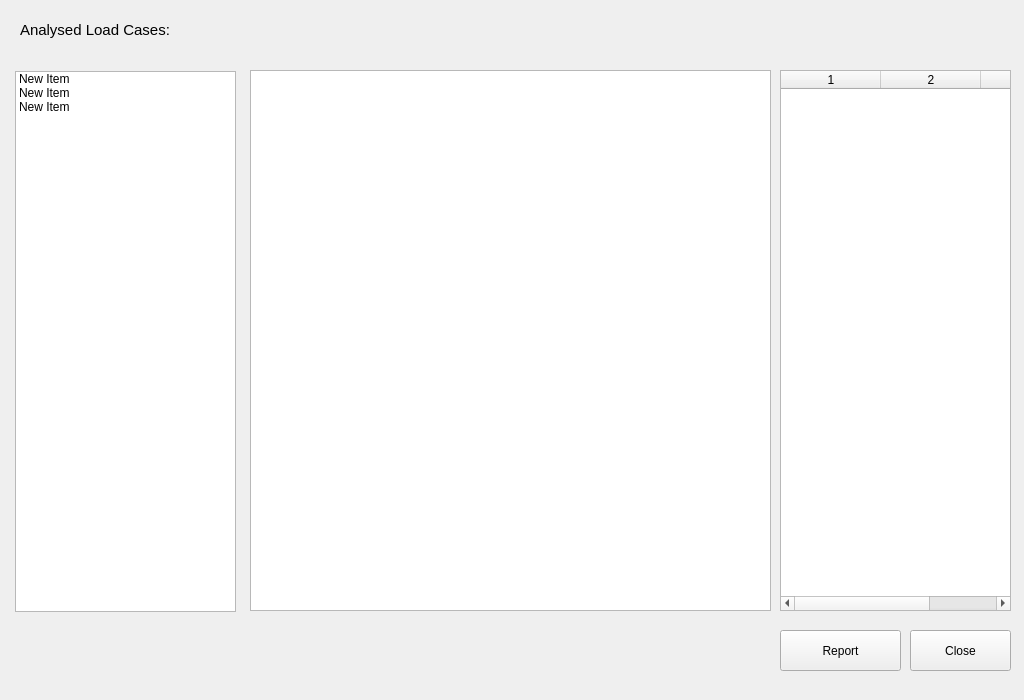
<?xml version="1.0" encoding="UTF-8"?>
<ui version="4.0">
 <class>Form</class>
 <widget class="QWidget" name="Form">
  <property name="geometry">
   <rect>
    <x>0</x>
    <y>0</y>
    <width>1024</width>
    <height>700</height>
   </rect>
  </property>
  <property name="sizePolicy">
   <sizepolicy hsizetype="Fixed" vsizetype="Fixed">
    <horstretch>0</horstretch>
    <verstretch>0</verstretch>
   </sizepolicy>
  </property>
  <property name="minimumSize">
   <size>
    <width>1024</width>
    <height>700</height>
   </size>
  </property>
  <property name="maximumSize">
   <size>
    <width>1024</width>
    <height>700</height>
   </size>
  </property>
  <property name="windowTitle">
   <string>Drift Control</string>
  </property>
  <widget class="QLabel" name="label">
   <property name="geometry">
    <rect>
     <x>20</x>
     <y>10</y>
     <width>201</width>
     <height>41</height>
    </rect>
   </property>
   <property name="text">
    <string>&lt;html&gt;&lt;head/&gt;&lt;body&gt;&lt;p&gt;&lt;span style=&quot; font-size:11pt;&quot;&gt;Analysed Load Cases:&lt;/span&gt;&lt;/p&gt;&lt;/body&gt;&lt;/html&gt;</string>
   </property>
  </widget>
  <widget class="QGraphicsView" name="graphics">
   <property name="geometry">
    <rect>
     <x>250</x>
     <y>70</y>
     <width>521</width>
     <height>541</height>
    </rect>
   </property>
   <property name="toolTip">
    <string>&lt;html&gt;&lt;head/&gt;&lt;body&gt;&lt;p&gt;&lt;br/&gt;&lt;/p&gt;&lt;/body&gt;&lt;/html&gt;</string>
   </property>
   <property name="styleSheet">
    <string notr="true">selection-background-color: rgb(255, 255, 255);</string>
   </property>
  </widget>
  <widget class="QPushButton" name="closeButton">
   <property name="geometry">
    <rect>
     <x>910</x>
     <y>630</y>
     <width>101</width>
     <height>41</height>
    </rect>
   </property>
   <property name="text">
    <string>Close</string>
   </property>
  </widget>
  <widget class="QPushButton" name="reortButton">
   <property name="geometry">
    <rect>
     <x>780</x>
     <y>630</y>
     <width>121</width>
     <height>41</height>
    </rect>
   </property>
   <property name="text">
    <string>Report</string>
   </property>
  </widget>
  <widget class="QListWidget" name="listWidget">
   <property name="geometry">
    <rect>
     <x>15</x>
     <y>71</y>
     <width>221</width>
     <height>541</height>
    </rect>
   </property>
   <item>
    <property name="text">
     <string>New Item</string>
    </property>
   </item>
   <item>
    <property name="text">
     <string>New Item</string>
    </property>
   </item>
   <item>
    <property name="text">
     <string>New Item</string>
    </property>
   </item>
  </widget>
  <widget class="QTableWidget" name="tableWidget">
   <property name="geometry">
    <rect>
     <x>780</x>
     <y>70</y>
     <width>231</width>
     <height>541</height>
    </rect>
   </property>
   <column/>
   <column/>
   <column/>
  </widget>
 </widget>
 <resources/>
 <connections>
  <connection>
   <sender>closeButton</sender>
   <signal>pressed()</signal>
   <receiver>Form</receiver>
   <slot>close()</slot>
   <hints>
    <hint type="sourcelabel">
     <x>960</x>
     <y>650</y>
    </hint>
    <hint type="destinationlabel">
     <x>511</x>
     <y>349</y>
    </hint>
   </hints>
  </connection>
  <connection>
   <sender>reortButton</sender>
   <signal>clicked()</signal>
   <receiver>label</receiver>
   <slot>hide()</slot>
   <hints>
    <hint type="sourcelabel">
     <x>840</x>
     <y>650</y>
    </hint>
    <hint type="destinationlabel">
     <x>120</x>
     <y>30</y>
    </hint>
   </hints>
  </connection>
  <connection>
   <sender>listWidget</sender>
   <signal>itemSelectionChanged()</signal>
   <receiver>graphics</receiver>
   <slot>hide()</slot>
   <hints>
    <hint type="sourcelabel">
     <x>125</x>
     <y>341</y>
    </hint>
    <hint type="destinationlabel">
     <x>510</x>
     <y>340</y>
    </hint>
   </hints>
  </connection>
 </connections>
</ui>
